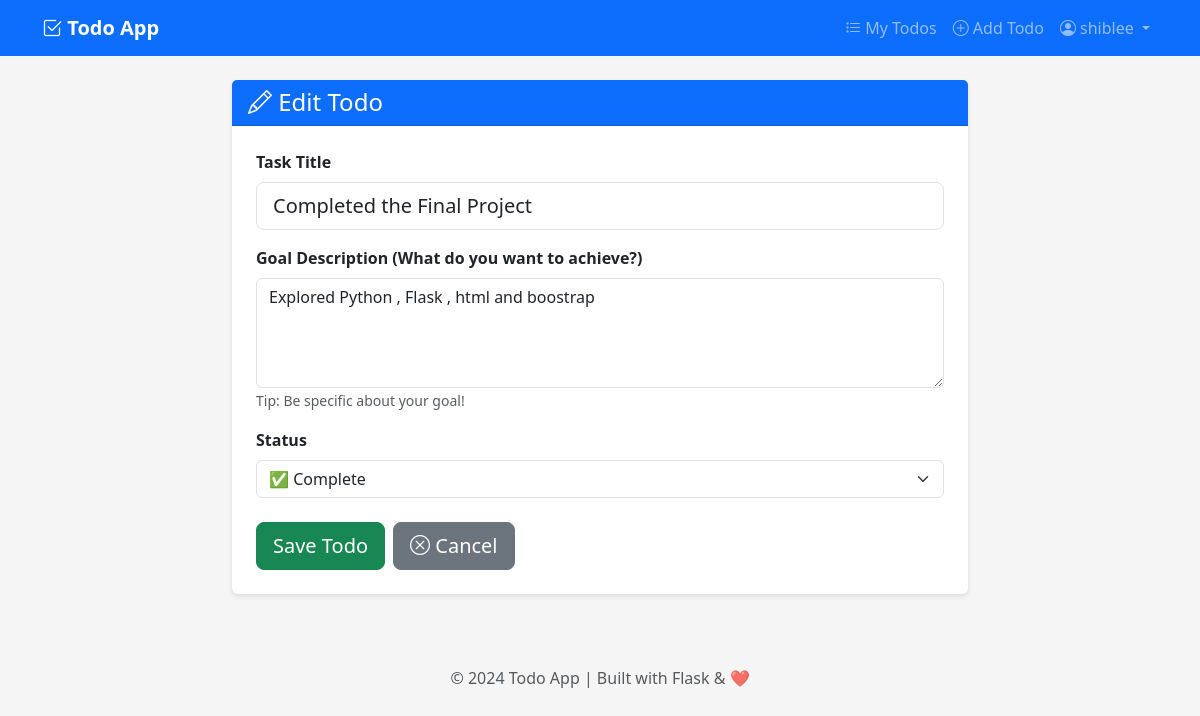
Page /todo/edit/5 (signed in) on the committed database.
### app/models.py (models this page shows, shortened)
class User(UserMixin, db.Model):
    id = db.Column(db.Integer, primary_key=True)
    username = db.Column(db.String(80), unique=True, nullable=False)
    email = db.Column(db.String(120), unique=True, nullable=False)
    password_hash = db.Column(db.String(256), nullable=False)
    todos = db.relationship('Todo', backref='owner', lazy='dynamic', cascade='all, delete-orphan')

class Todo(db.Model):
    id = db.Column(db.Integer, primary_key=True)
    title = db.Column(db.String(200), nullable=False)
    description = db.Column(db.Text, nullable=True)
    status = db.Column(db.String(20), default='incomplete')
    created_at = db.Column(db.DateTime, default=datetime.utcnow)
    updated_at = db.Column(db.DateTime, default=datetime.utcnow, onupdate=datetime.utcnow)
    user_id = db.Column(db.Integer, db.ForeignKey('user.id'), nullable=False)

### app/routes.py (the view, shortened to what this page needs)
    @app.route('/todo/edit/<int:id>', methods=['GET', 'POST'])
    @login_required
    def edit_todo(id):
        todo = Todo.query.get_or_404(id)
        if todo.user_id != current_user.id:
            flash('Access denied!', 'danger')
            return redirect(url_for('todos'))
        form = TodoForm(obj=todo)
        return render_template('todo_form.html', form=form, title='Edit Todo')

### app/forms.py
class TodoForm(FlaskForm):
    title = StringField('Task Title', validators=[
        DataRequired(),
        Length(max=200, message='Title cannot exceed 200 characters')
    ])
    description = TextAreaField('Goal Description (What do you want to achieve?)')
    status = SelectField('Status', choices=[
        ('incomplete', '❌ Incomplete'),
        ('in_progress', '🔄 In Progress'),
        ('complete', '✅ Complete')
    ])
    submit = SubmitField('Save Todo')

### app/__init__.py (called while the page is built)
def create_app():
    app = Flask(__name__)
    app.config.from_object(Config)
    db.init_app(app)
    login_manager.init_app(app)
    login_manager.login_view = 'login'
    login_manager.login_message = 'Please log in to access this page.'
    login_manager.login_message_category = 'warning'
    @login_manager.user_loader
    def load_user(user_id):
        return User.query.get(int(user_id))
    with app.app_context():
        db.create_all()
        print("✅ Database tables created!")
    from app.routes import register_routes
    register_routes(app)
    return app

### app/templates/todo_form.html (shortened to what this page needs)
{% extends 'base.html' %} {% block title %}{{ title }} - Todo App{% endblock %}
{% block content %}
<div class="row justify-content-center">
  <div class="col-md-8">
    <div class="card">
      <div class="card-header bg-primary text-white">
        <h4 class="mb-0">
          <i
            class="bi bi-{% if 'Add' in title %}plus-circle{% else %}pencil{% endif %}"
          ></i>
          {{ title }}
        </h4>
      </div>
      <div class="card-body p-4">
        <form method="POST" novalidate>
          <div class="mb-3">
            {{ form.title.label(class="form-label fw-bold") }} {{
            form.title(class="form-control form-control-lg" + (" is-invalid" if
            form.title.errors else ""), placeholder="What do you need to do?")
            }}
          </div>
          <div class="mb-3">
            {{ form.description.label(class="form-label fw-bold") }} {{
            form.description(class="form-control" + (" is-invalid" if
            form.description.errors else ""), rows=4, placeholder="Describe your
            goal... What do you want to achieve with this task?") }}
            <small class="text-muted">Tip: Be specific about your goal!</small>
          </div>
          <div class="mb-4">
            {{ form.status.label(class="form-label fw-bold") }} {{
            form.status(class="form-select") }}
          </div>
          <div class="d-flex gap-2">
            {{ form.submit(class="btn btn-success btn-lg") }}
            <a href="{{ url_for('todos') }}" class="btn btn-secondary btn-lg">
              <i class="bi bi-x-circle"></i> Cancel
            </a>
          </div>
        </form>
      </div>
    </div>
  </div>
</div>
{% endblock %}

### app/templates/base.html (shortened to what this page needs)
<!doctype html>
<html lang="en">
  <head>
    <link
      href="https://cdn.jsdelivr.net/npm/bootstrap@5.3.2/dist/css/bootstrap.min.css"
      rel="stylesheet"
    />
    <link
      href="https://cdn.jsdelivr.net/npm/bootstrap-icons@1.11.1/font/bootstrap-icons.css"
      rel="stylesheet"
    />
  </head>
  <body>
    <nav class="navbar navbar-expand-lg navbar-dark bg-primary mb-4">
      <div class="container">
        <a class="navbar-brand" href="{{ url_for('index') }}">
          <i class="bi bi-check2-square"></i> Todo App
        </a>
        <div class="collapse navbar-collapse" id="navbarNav">
          <ul class="navbar-nav ms-auto">
            {% if current_user.is_authenticated %}
            <li class="nav-item">
              <a class="nav-link" href="{{ url_for('todos') }}">
                <i class="bi bi-list-task"></i> My Todos
              </a>
            </li>
            <li class="nav-item">
              <a class="nav-link" href="{{ url_for('add_todo') }}">
                <i class="bi bi-plus-circle"></i> Add Todo
              </a>
            </li>
            <li class="nav-item dropdown">
              <a
                class="nav-link dropdown-toggle"
                href="#"
                data-bs-toggle="dropdown"
              >
                <i class="bi bi-person-circle"></i> {{ current_user.username }}
              </a>
            </li>
            {% endif %}
          </ul>
        </div>
      </div>
    </nav>
    <div class="container">
      {% block content %}{% endblock %}
    </div>
    <footer class="text-center text-muted py-4 mt-5">
      <p>&copy; 2024 Todo App | Built with Flask & ❤️</p>
    </footer>
  </body>
</html>

### app/templates/base.html (style rules this page uses)
body { background-color: #f5f5f5; min-height: 100vh; }
.navbar-brand { font-weight: bold; }
.card { box-shadow: 0 2px 4px rgba(0, 0, 0, 0.1); border: none; transition: transform 0.2s; }

### rows in the picture
User: username "shiblee"
Todo: title "Completed the Final Project", description "Explored Python , Flask , html and boostrap", status "✅ Complete"

### other values in the picture
{{ title }} "Edit Todo"
